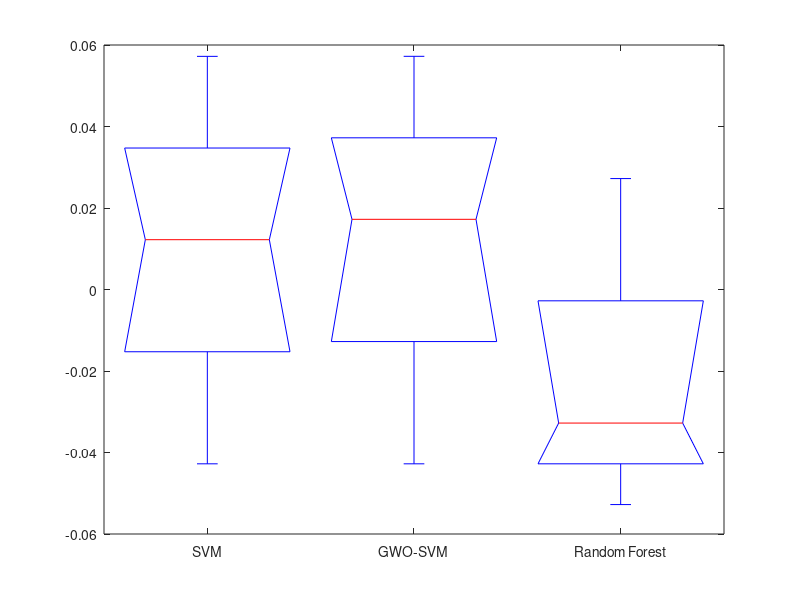
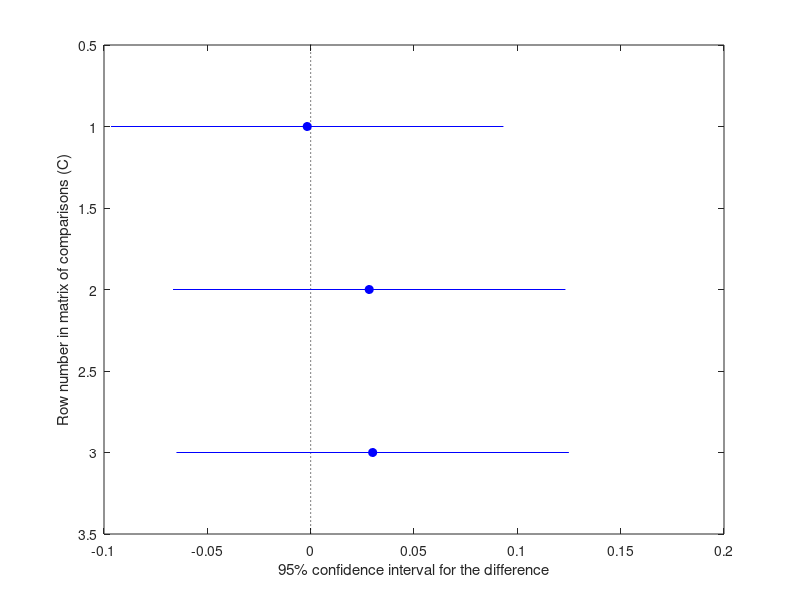

The MATLAB script that drew these images, in order: (Note: this script raises an error after producing the figures.)
clc
clear all

% Generate sample performance metrics (accuracy) for each method
cnn_accuracy = [0.90, 0.955, 0.99999];
gwo_accuracy = [1, 0.96, 0.90]; 
BPNN_accuracy = [0.89, 0.97, 0.91]; 

% Combine accuracy values for ANOVA
accuracy_data = [cnn_accuracy', gwo_accuracy', BPNN_accuracy'];

% Perform one-way ANOVA
[p_anova, tbl, stats] = anova1(accuracy_data, {'SVM', 'GWO-SVM', 'Random Forest'});

% Print ANOVA table
disp('ANOVA Table:');
disp(tbl);

% Perform post-hoc tests (Tukey's HSD)
[c, m, h, nms] = multcompare(stats);

% Plot boxplot with light color inner boxes
figure;
h = boxplot(accuracy_data, {'CNN', 'GWO-BPNN', 'BPNN'});
title('Performance Comparison');
ylabel('Accuracy');
xlabel('Classification Method');

% Add individual data points to the boxplot
hold on;
num_methods = size(accuracy_data, 2);
for i = 1:num_methods
    x = repmat(i, size(accuracy_data, 1), 1);
    scatter(x, accuracy_data(:, i), 'k', 'filled');
end
hold off;

% Calculate residuals
residuals = zeros(size(accuracy_data));
for i = 1:size(accuracy_data, 2)
    residuals(:, i) = accuracy_data(:, i) - mean(accuracy_data(:, i));
end

% Plot residual plot to test ANOVA assumptions
figure;
qqplot(residuals(:));
title('Residual Plot to Test ANOVA Assumptions');
xlabel('Theoretical Quantiles');
ylabel('Standardized Residuals');
